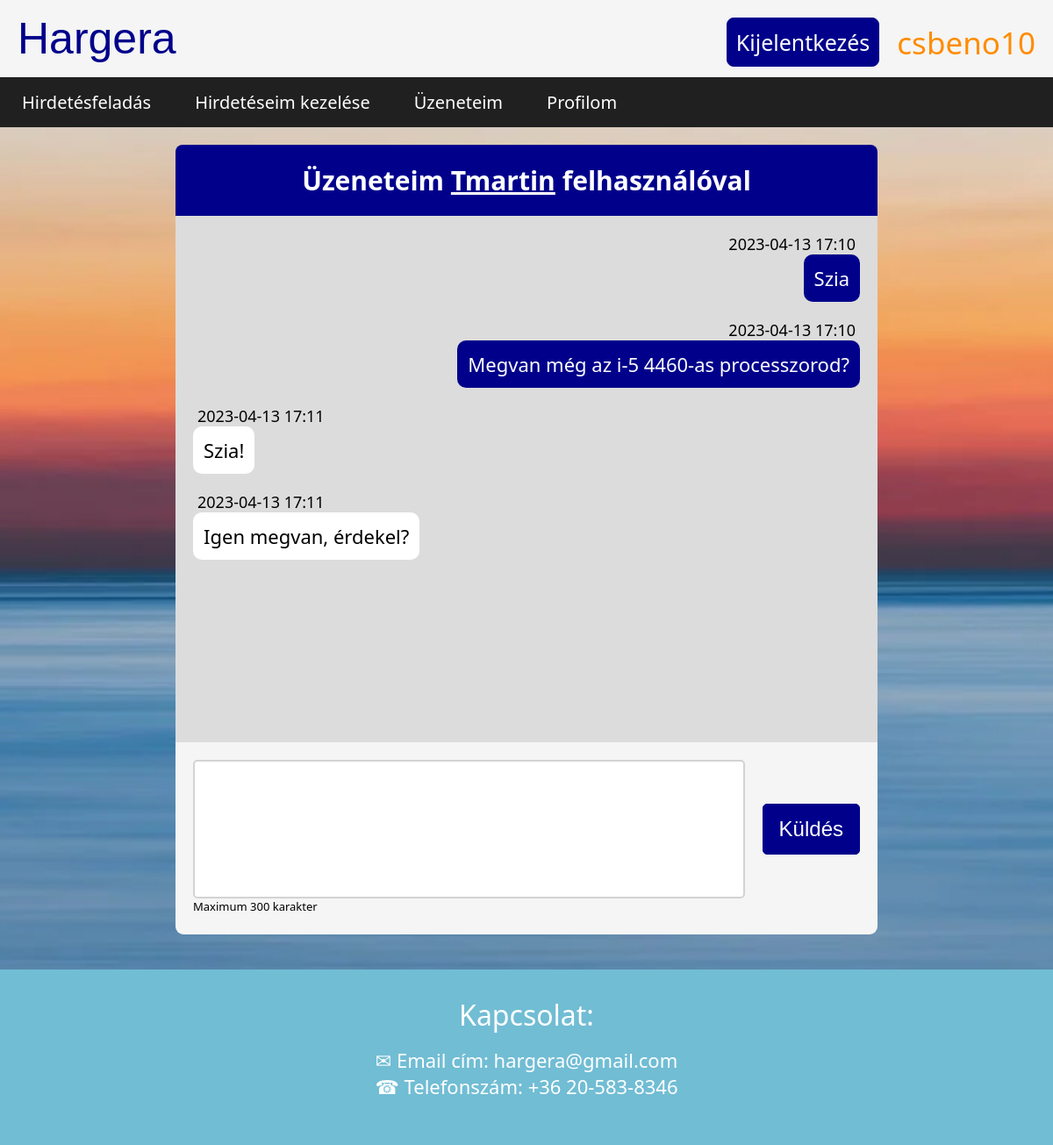
/chat.php?partner=52 (signed in), run on the app's committed database.
### tables this page shows
CREATE TABLE `messages` (
  `id` int(11) NOT NULL,
  `sender_id` int(11) NOT NULL,
  `receiver_id` int(11) NOT NULL,
  `m_date` datetime NOT NULL,
  `text` varchar(300) NOT NULL,
  `seen` tinyint(1) NOT NULL
);

### chat.php (the view, shortened to what this page needs)
<?php include('server.php') ?>
<?php
    if (!($_SESSION['hargerapartnerhargera'] == "user does not exist")){
        $stmt = $db->prepare("SELECT * FROM messages WHERE (sender_id=? AND receiver_id=?) OR (sender_id=? AND receiver_id=?)");
        $stmt->bind_param("iiii", $_SESSION['hargeraCurrentUserIdhargera'], $_GET['partner'],$_GET['partner'],$_SESSION['hargeraCurrentUserIdhargera']);
        $stmt->execute();
        $result = $stmt->get_result();
        $messages = array();
        while ($row = $result->fetch_assoc()) {
            array_push($messages, $row);
        }
    }
    $stmt = $db->prepare("SELECT sender_id FROM messages WHERE receiver_id=? AND seen = 0 GROUP BY sender_id");
    $stmt->bind_param("i", $_SESSION['hargeraCurrentUserIdhargera']);
    $stmt->execute();
    $stmt->store_result();
    $newMessages = $stmt -> num_rows();
?>
<!DOCTYPE html>
<html lang="en">
<head>
    <?php
    echo '<link rel="stylesheet" type="text/css" href="index.css?'.filemtime('index.css').'">';
    ?>
</head>
<body>
        <nav class="firstnavbar">
            <nav style="display:flexbox">
                <a href="index.php" ><button class="hargera">Hargera</button></a>
                <?php  if (isset($_SESSION['hargeraCurrentUserhargera'])) : ?>
                    <div class="user"><?php echo $_SESSION['hargeraCurrentUserhargera']; ?> </div>
                    <a class="btn" href="index.php?logout='1'"><button class="logout button">Kijelentkezés</button></a>
                <?php endif ?>
            </nav>
            <?php  if (isset($_SESSION['hargeraCurrentUserhargera']) && $_SESSION['hargeraCurrentUserhargera'] != 'ADMIN') : ?>
                <ul>
                    <li><a href="upload.php">Hirdetésfeladás</a></li>
                    <li><a href="advertisements.php">Hirdetéseim kezelése</a></li>
                    <li><a href="messages.php">Üzeneteim<?php if($newMessages != 0) echo "<div class='new-message'>{$newMessages}</div>"?></a></li>
                    <li><a href="profile.php">Profilom</a></li>
                </ul>
            <?php endif ?>
        </nav>
        <div class="bg">
        <?php  if ($_SESSION['hargerapartnerhargera'] != "user does not exist") : ?>
            <div class="container" style="max-width:800px" >
            <h1 style="margin-bottom:0" > <?php if($_SESSION['hargerapartnerhargera'] != 'ADMIN') {
                    echo "Üzeneteim <a style='color:white' href='profile.php?profile={$_SESSION['hargerapartneridhargera']}'>{$_SESSION['hargerapartnerhargera']}</a> felhasználóval";
                }
                else {
                    echo "Üzeneteim a weboldal karbantartójával";
                }
                ?> </h1>
                <div class="content" style="padding:0;margin-right:0"  >
                    <div class="chat-container">
                        <?php
                            foreach ($messages as $key => $value){
                                $dt = substr($value['m_date'],0,-3);
                                if ($value['sender_id'] == '1' && $_SESSION['hargerapartnerhargera'] == 'ADMIN') {$writer = 'admin';}
                                elseif($value['sender_id'] == $_SESSION['hargeraCurrentUserIdhargera']) {$writer = "my";}
                                else {$writer = "partner";}
                                echo "<div class='message-container {$writer}-message-container'>
                                        <div class='message-date {$writer}-message-date'>{$dt}</div>
                                        <div class='message-text {$writer}-message'>{$value['text']}</div>
                                    </div>";
                        }
                        ?>
                    </div>
                    <form method="post" id="data">
                        <div style="display:block;width:100%;height:fit-content;padding-bottom:20px">
                            <div class="chat-input-container">
                                <textarea type="text" class="chat-input" name="message" maxlength="300"></textarea>
                                <button class="submit btn chat-submit" type="submit" name="send_message">Küldés</button>
                            </div>
                            <div class="info chat-info" >Maximum 300 karakter</div>
                        </div>
                    </form>
                </div>
            </div>
    <div class="bottom-container">
        <div class="bottom-contact">Kapcsolat:</div>
        <div class="bottom-email">&#9993 Email cím: hargera@gmail.com</div>
        <div class="bottom-phone">&#x260E Telefonszám: +36 20-583-8346 </div>
    </div>
        <?php endif ?>
                    </div>
</body>
</html>

### index.css (style rules this page uses)
body { background: none; margin: 0; line-height: normal; font-family: serif; font-family: system-ui, -apple-system, BlinkMacSystemFont, 'Segoe UI', Roboto, Oxygen, Ubuntu, Cantarell, 'Open Sans', 'Helvetica Neue', sans-serif; }
* { box-sizing: content-box; }
*:before, *:after { box-sizing: content-box; }
.firstnavbar { background-color: whitesmoke; top: 0; position: sticky; z-index: 1; }
body { background-position: center center; background-repeat: no-repeat; background-size: cover; background-attachment: fixed; width: 100%; height: 100%; z-index: -99999; left: 0; top: 0; background-image: url(bg4.webp); margin: 0; }
.chat-container { width: 100%; height: 600px; overflow-y: auto; background-color: #DCDCDC; }
.message-container { margin: 20px; display: inline-flexbox; }
.message-date { font-size: 18px; }
.my-message-container { text-align: right; }
.partner-message-container, .admin-message-container { text-align: left; }
.message-text { max-width: fit-content; display: inline-block; padding: 12px; border-radius: 10px; }
.my-message { background-color: darkblue; color: white; margin-left: 35%; text-align: right; }
.partner-message { margin-right: 35%; background-color: white; text-align: left; }
.my-message-date { margin-right: 5px; text-align: right; }
.partner-message-date, .admin-message-date { margin-left: 5px; text-align: left; }
.hargera { background-color: whitesmoke; border-color: whitesmoke; border: none; padding: 10px; padding-left: 20px; padding-right: 20px; font-size: 50px; color:darkblue; font-family:Impact, Haettenschweiler, 'Arial Narrow Bold', sans-serif; cursor: pointer; margin-bottom: 5px; margin-top: 5px; }
.register, .login, .logout { float: right; margin-top: 20px; margin-right: 20px; background-color: darkblue; border: 1px solid darkblue; color: white; font-size: 25px; padding: 10px; border-radius: 8px; font-family: serif; width: fit-content; font-family: system-ui, -apple-system, BlinkMacSystemFont, 'Segoe UI', Roboto, Oxygen, Ubuntu, Cantarell, 'Open Sans', 'Helvetica Neue', sans-serif; }
.user { float:right; margin-top: 25px; margin-right: 20px; font-size: 35px; color:darkorange; }
.button, .submit { cursor: pointer; }
form input, form textarea { border-radius: 5px; border-color: lightgray; border-width: 2px; }
ul { list-style-type: none; margin: 0; padding: 0; overflow: hidden; background-color:#202020; position: -webkit-sticky; position: sticky; top: 0; }
li { float: left; }
li a { display: block; color: white; text-align: center; padding: 15px; padding-left: 25px; padding-right: 25px; text-decoration: none; font-size: 20px; }
.container { width: 90%; max-width: 1100px; margin: auto; border-radius: 9px; display: flexbox; font-size: 22px; min-height: 900px; background-color: whitesmoke; padding-left: 0; padding-right: 0; }
.container h1 { background-color: darkblue; color: white; text-align: center; font-size: 30px; border-top-left-radius: 8px; border-top-right-radius: 8px; padding: 10px; padding-bottom: 20px; padding-top: 20px; }
.content { padding:15px; }
.info { font-size: 13px; }
textarea { resize: none; font-size: 18px; }
.btn { font-size: 18px; padding: 5px; text-decoration: none; }
.submit { font-size: 22px; padding: 13px; color: white; background-color: darkblue; border: 1px solid darkblue; border-radius: 5px; }
.chat-input-container { width:100%; display: inline-flex; height: fit-content; margin-top:20px; }
.chat-input { width: 80%; height: 150px; margin-left: 20px; margin-right: 20px; font-size: 20px; }
.chat-submit { margin: auto; padding: 14px; padding-right: 18px; padding-left: 18px; font-size: 24px; margin-right: 20px; }
.chat-info { margin-left:20px; }
.bottom-container { height: 200px; background-color: #71bdd4; margin-top: 40px; text-align: center; color: white; }
.bottom-contact { font-size: 32px; padding-top: 30px; padding-bottom: 15px }
.bottom-email, .bottom-phone { font-size: 22px; }

### data on the page
messages: m_date "2023-04-13 17:10", text "Szia"
messages: m_date "2023-04-13 17:10", text "Megvan még az i-5 4460-as processzorod?"
messages: m_date "2023-04-13 17:11", text "Szia!"
messages: m_date "2023-04-13 17:11", text "Igen megvan, érdekel?"

### other printed values
$_SESSION['hargeraCurrentUserhargera'] "csbeno10"
$_SESSION['hargerapartnerhargera'] "Tmartin"
